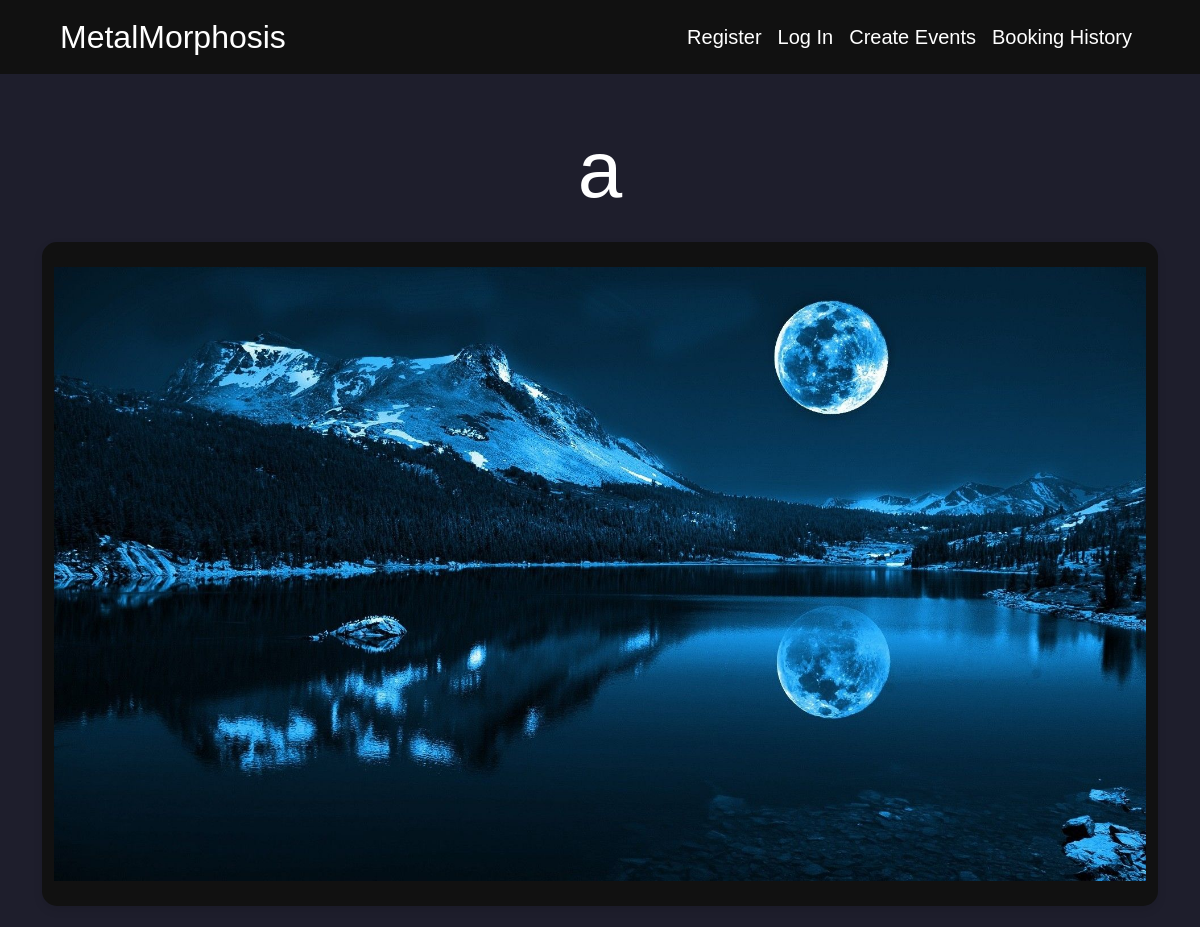
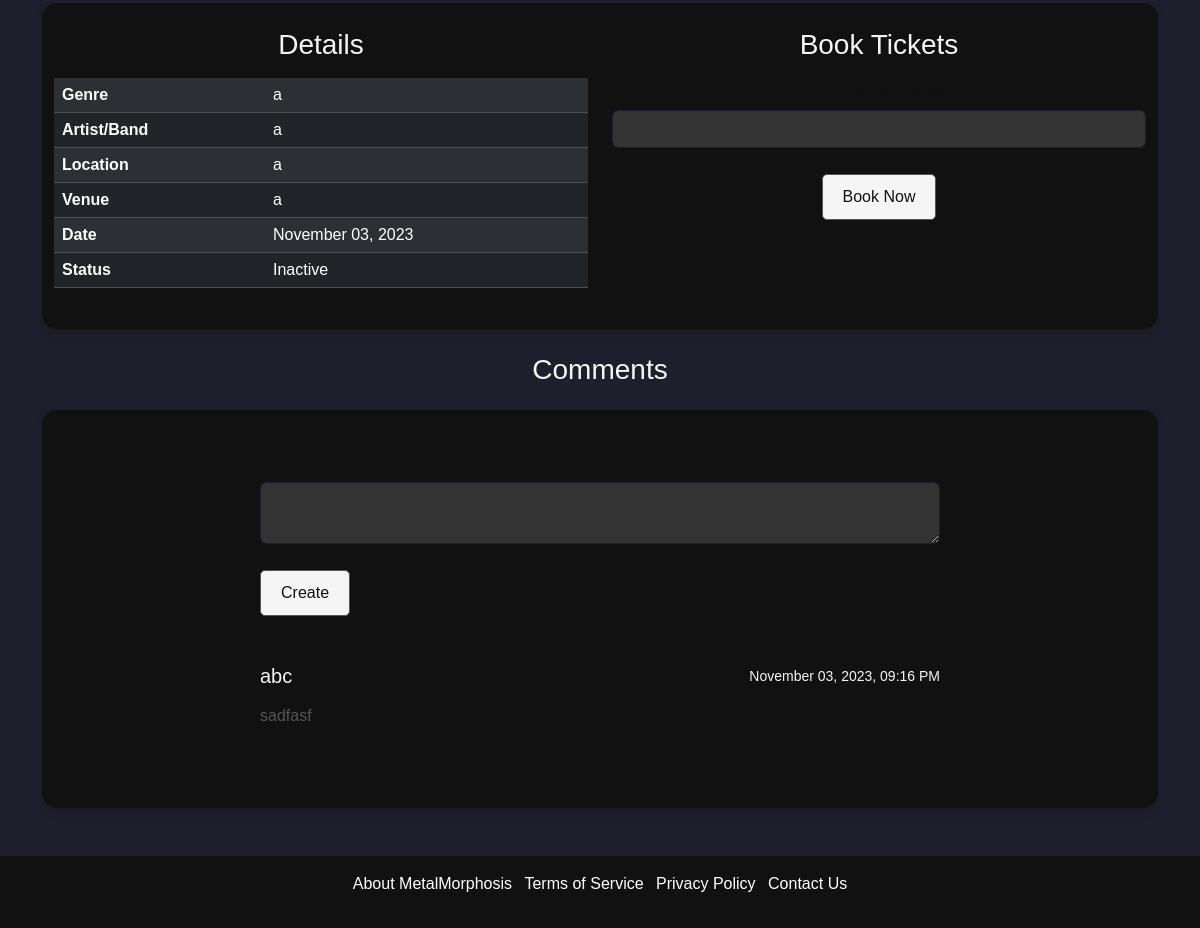
The app's page /events/2, older data (2 pictures, top to bottom).
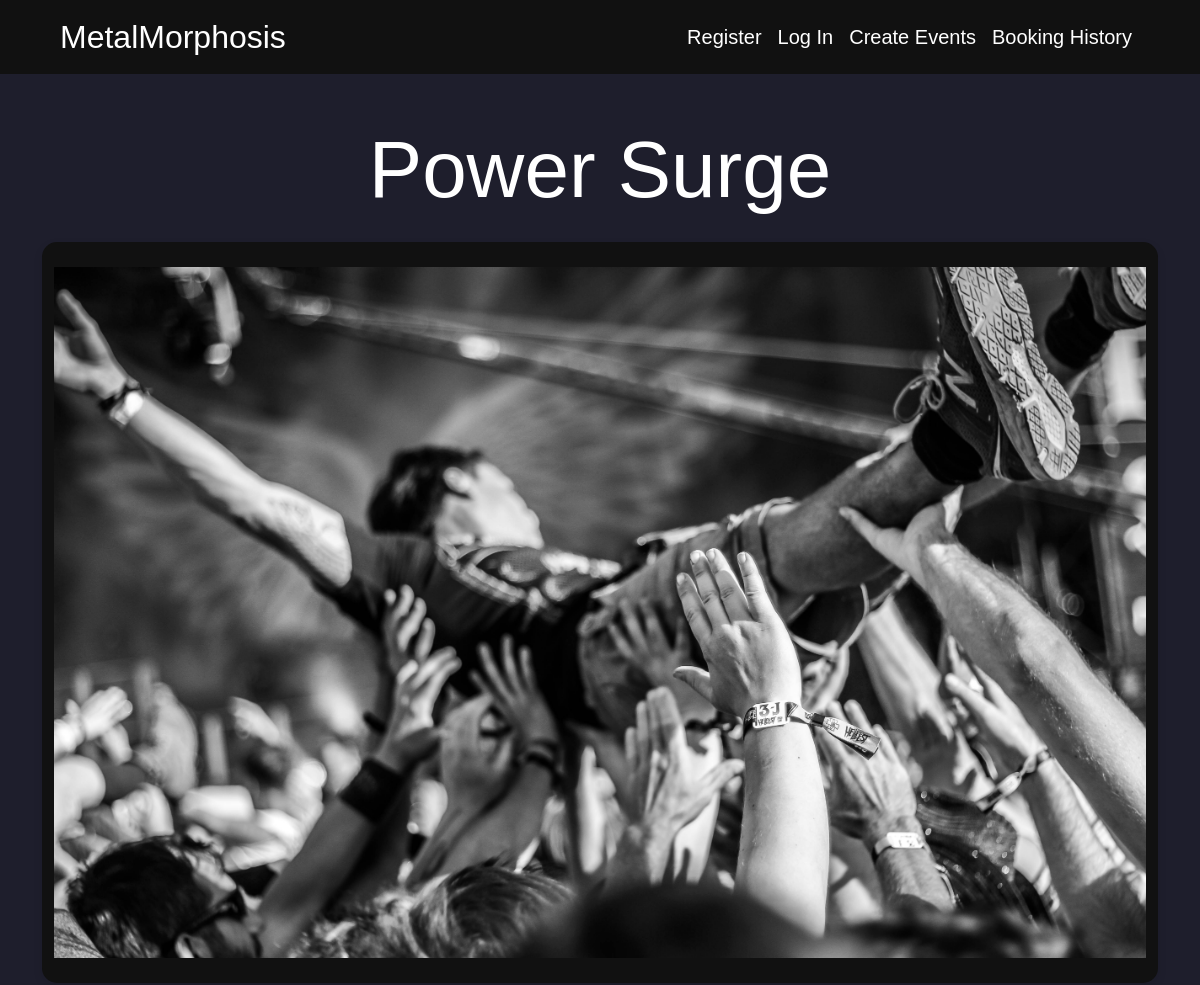
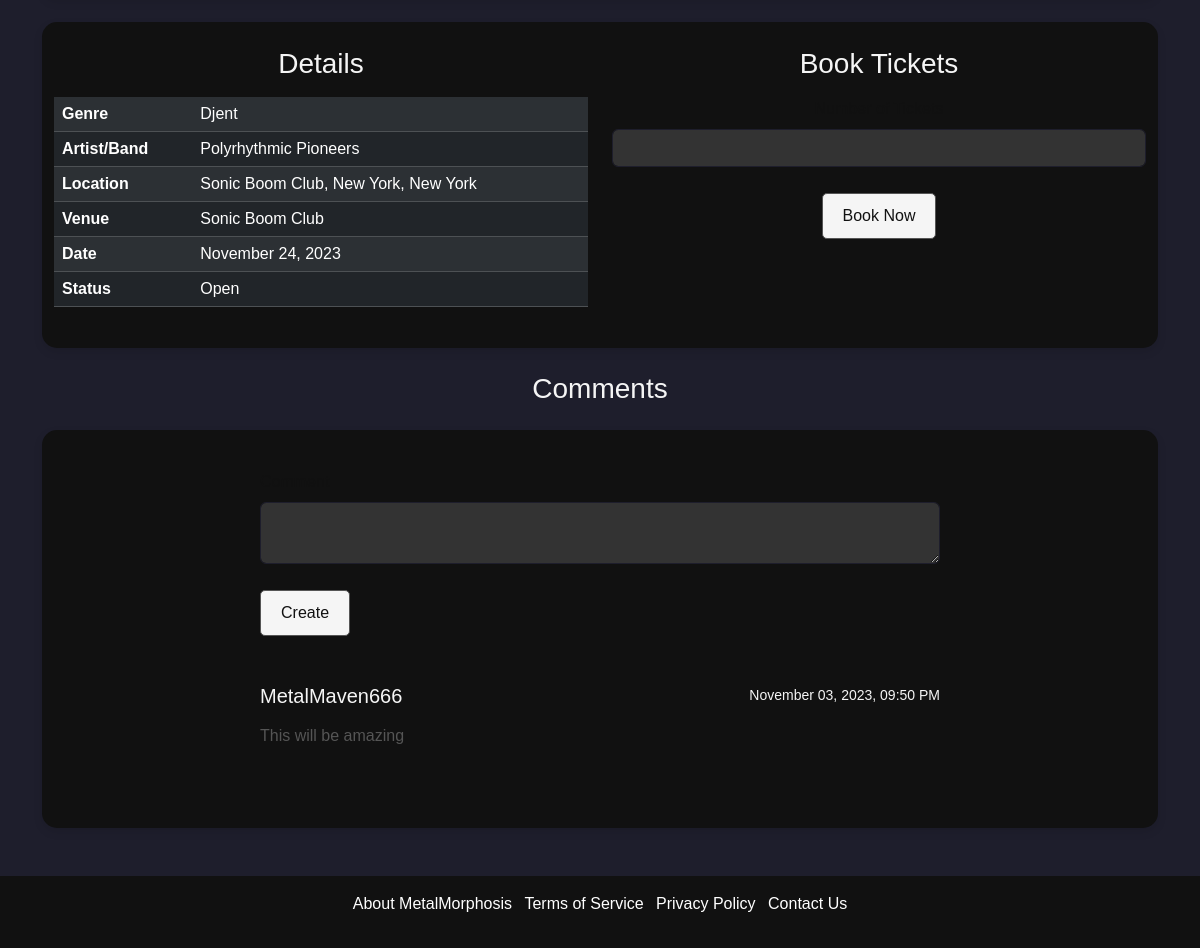
The same page, newer data (2 pictures, top to bottom).
### website/models.py (models this page shows, shortened)
class Event(db.Model):
    __tablename__ = 'events'
    id = db.Column(db.Integer, primary_key=True)
    title = db.Column(db.String(100), nullable=False)
    genre = db.Column(db.String(50))
    artist_or_band = db.Column(db.String(150))
    location = db.Column(db.String(200))
    event_date = db.Column(db.DateTime, nullable=False)
    description = db.Column(db.String(500))
    ticket_count = db.Column(db.Integer, nullable=False)
    venue = db.Column(db.String(200))
    status = db.Column(db.String(50), nullable=False, default='Open')
    comments = db.relationship('Comment', backref='event', lazy=True)
    creator_id = db.Column(db.Integer, db.ForeignKey('users.id'))
    image_path = db.Column(db.String(2000))

class Comment(db.Model):
    __tablename__ = 'comments'
    id = db.Column(db.Integer, primary_key=True)
    text = db.Column(db.String(400))
    created_at = db.Column(db.DateTime, default=datetime.now)
    user_id = db.Column(db.Integer, db.ForeignKey('users.id'))
    event_id = db.Column(db.Integer, db.ForeignKey('events.id'))

class User(db.Model, UserMixin):
    __tablename__ = 'users'
    id = db.Column(db.Integer, primary_key=True)
    name = db.Column(db.String(100), index=True, unique=True, nullable=False)
    emailid = db.Column(db.String(100), index=True, nullable=False)
    password_hash = db.Column(db.String(255), nullable=False)
    comments = db.relationship('Comment', backref='user')
    bookings = db.relationship('Booking', backref='user')

### website/events.py (the view)
@eventsbp.route('/<id>')
def show(id):
    event = db.session.scalar(db.select(Event).where(Event.id == id))
    if event and datetime.now() > event.event_date and event.status != 'Inactive':
        event.status = 'Inactive'
        db.session.commit()
    comment_form = CommentForm()
    booking_form = BookingForm()
    return render_template('events/show.html', event=event, comment_form=comment_form, booking_form=booking_form)

### website/forms.py
class CommentForm(FlaskForm):
  text = TextAreaField('Comment', [InputRequired()])
  submit = SubmitField('Create')

class BookingForm(FlaskForm):
    quantity = IntegerField('Number of Tickets', validators=[InputRequired(), NumberRange(min=1, max=None, message='Please specify the number of tickets you want to book.')])
    submit = SubmitField('Book Now')

### website/templates/events/show.html (shortened to what this page needs)
{% extends 'base.html' %}
{% from 'bootstrap5/form.html' import render_form %}
{% block header %}
<link rel="stylesheet" href="{{ url_for('static', filename='style/event-detail.css') }}">
{% endblock %}
{% block content %}
<main>
    <div class="container my-5">
        <h1 class="display-1 text-center">{{ event.title }}</h1>
        <div class="row mb-4">
            <div class="col">
                <img src="{{ url_for('static', filename=event.image_path) }}" class="d-block w-100"
                    alt="{{ event.title }}">
            </div>
        </div>
        <div class="row mb-4">
            <div class="col-md-6">
                <h3 class="mb-3 text-center">Details</h3>
                <table class="table table-dark table-striped">
                    <tbody>
                        <tr>
                            <th scope="row">Genre</th>
                            <td>{{ event.genre }}</td>
                        </tr>
                        <tr>
                            <th scope="row">Artist/Band</th>
                            <td>{{ event.artist_or_band }}</td>
                        </tr>
                        <tr>
                            <th scope="row">Location</th>
                            <td>{{ event.location }}</td>
                        </tr>
                        <tr>
                            <th scope="row">Venue</th>
                            <td>{{ event.venue }}</td>
                        </tr>
                        <tr>
                            <th scope="row">Date</th>
                            <td>{{ event.event_date.strftime('%B %d, %Y') }}</td>
                        </tr>
                        <tr>
                            <th scope="row">Status</th>
                            <td>{{ event.status }}</td>
                        </tr>
                    </tbody>
                </table>
            </div>
            <div class="col-md-6 text-center">
                <h3 class="mb-3">Book Tickets</h3>
                {{ render_form(booking_form, action=url_for('events.book', id=event.id)) }}
            </div>
        </div>
        <h3 class="mb-4 text-center">Comments</h3>
        <div class="row p-4">
            <div class="col-8 offset-md-2 p-3">
                {{ render_form(comment_form, action=url_for('events.comment', id=event.id)) }}
            </div>
            {% for comment in event.comments %}
            <div class="col-8 offset-md-2 p-3 mb-4">
                <div class="d-flex justify-content-between align-items-center mb-3">
                    <h5 class="mb-0">{{ comment.user.name }}</h5>
                    <small>{{ comment.created_at.strftime('%B %d, %Y, %I:%M %p') }}</small>
                </div>
                <p>{{ comment.text }}</p>
            </div>
            {% endfor %}
        </div>
    </div>
</main>
{% endblock %}

### website/templates/base.html (shortened to what this page needs)
<html>
<head>
    <link href="https://cdn.jsdelivr.net/npm/bootstrap@5.3.2/dist/css/bootstrap.min.css" rel="stylesheet"
>
    <link rel="stylesheet" href="static/style/index.css">
</head>
<body>
    <header>
        <nav class="navbar navbar-expand-sm">
            <div class="container-fluid">
                <a href="/" class="navbar-brand ms-5 fs-2">MetalMorphosis</a>
                <div class="collapse navbar-collapse pe-5" id="navbarSupportedContent">
                    <div class="navbar-nav ms-auto fs-5">
                        {% if current_user.is_authenticated %}
                        <a class="nav-item nav-link disabled text-muted" href="#">Welcome {{current_user.name}}</a>
                        <a class="nav-item nav-link" href="{{ url_for('auth.logout') }}">Log Out</a>
                        {% else %}
                        <a class="nav-item nav-link" href="{{ url_for('auth.register') }}">Register</a>
                        <a class="nav-item nav-link" href="{{ url_for('auth.login') }}">Log In</a>
                        {% endif %}
                        <a class="nav-item nav-link" href="{{ url_for('events.create') }}">Create Events</a>
                        <a class="nav-item nav-link" href="{{ url_for('main.user_booking_history') }}">Booking
                            History</a>
                    </div>
                </div>
            </div>
        </nav>
        {% block header %}
        {% endblock %}
    </header>
    <main role="main">
        {% block content %}{% endblock %}
    </main>
    <footer class="text-center py-3">
        <div class="container">
            <ul class="list-inline">
                <li class="list-inline-item"><a href="#">About MetalMorphosis</a></li>
                <li class="list-inline-item"><a href="#">Terms of Service</a></li>
                <li class="list-inline-item"><a href="#">Privacy Policy</a></li>
                <li class="list-inline-item"><a href="#">Contact Us</a></li>
            </ul>
        </div>
    </footer>
</body>
</html>

### website/static/style/event-detail.css (style rules this page uses)
.table { background-color: var(--primary-dark); color: var(--primary-dark); border-collapse: collapse; }
.table tr { background-color: var(--primary-dark); }
.form-control, .form-range { background-color: var(--secondary-dark); border: 1px solid var(--background); color: var(--primary-light); }
.form-control::placeholder { color: rgba(255, 255, 255, 0.7); }

### website/static/style/global-styles.css (style rules this page uses)
:root { --primary-dark: #111; --primary-light: #fff; --secondary-dark: #333; --secondary-light: #f5f5f5; --accent: #555; --background: #1e1e2c; }
p { color: var(--accent); }
body { font-family: 'Arial', sans-serif; background-color: var(--background); margin: 0; color: var(--primary-dark); }
a { color: var(--primary-dark); text-decoration: none; }
.row { background-color: var(--primary-dark); border-radius: 15px; padding-top: 25px; padding-bottom: 25px; box-shadow: 0px 4px 10px rgba(0, 0, 0, 0.1); margin: 10px 0; transition: all 0.3s ease; }
h3, h4, h5, small { color: var(--secondary-light); }
h1, h2 { margin-bottom: 1.5rem; font-weight: 600; color: var(--primary-light); }
.btn { background-color: var(--secondary-light); color: var(--primary-dark); border: 1px solid var(--accent); transition: background-color 0.3s ease, color 0.3s ease, border-color 0.3s ease; padding: 10px 20px; margin-top: 10px; border-radius: 5px; }
header { background-color: var(--primary-dark); }
.navbar-brand, .nav-link { color: var(--primary-light) !important; transition: color 0.2s; }
footer { background-color: var(--primary-dark); }
footer a { color: var(--primary-light) !important; transition: color 0.2s; }

Row changes from the older to the newer data that the page shows:
removed Comment: user.name "abc", created_at "November 03, 2023, 09:16 PM", text "sadfasf"
changed Event: title "a" → "Power Surge"; image_path: a different picture; genre "a" → "Djent"; artist_or_band "a" → "Polyrhythmic Pioneers"; location "a" → "Sonic Boom Club, New York, New York"; venue "a" → "Sonic Boom Club"; event_date "November 03, 2023" → "November 24, 2023"; status "Inactive" → "Open"
now on this page (row edited): Comment: user.name "MetalMaven666", created_at "November 03, 2023, 09:50 PM", text "This will be amazing"
